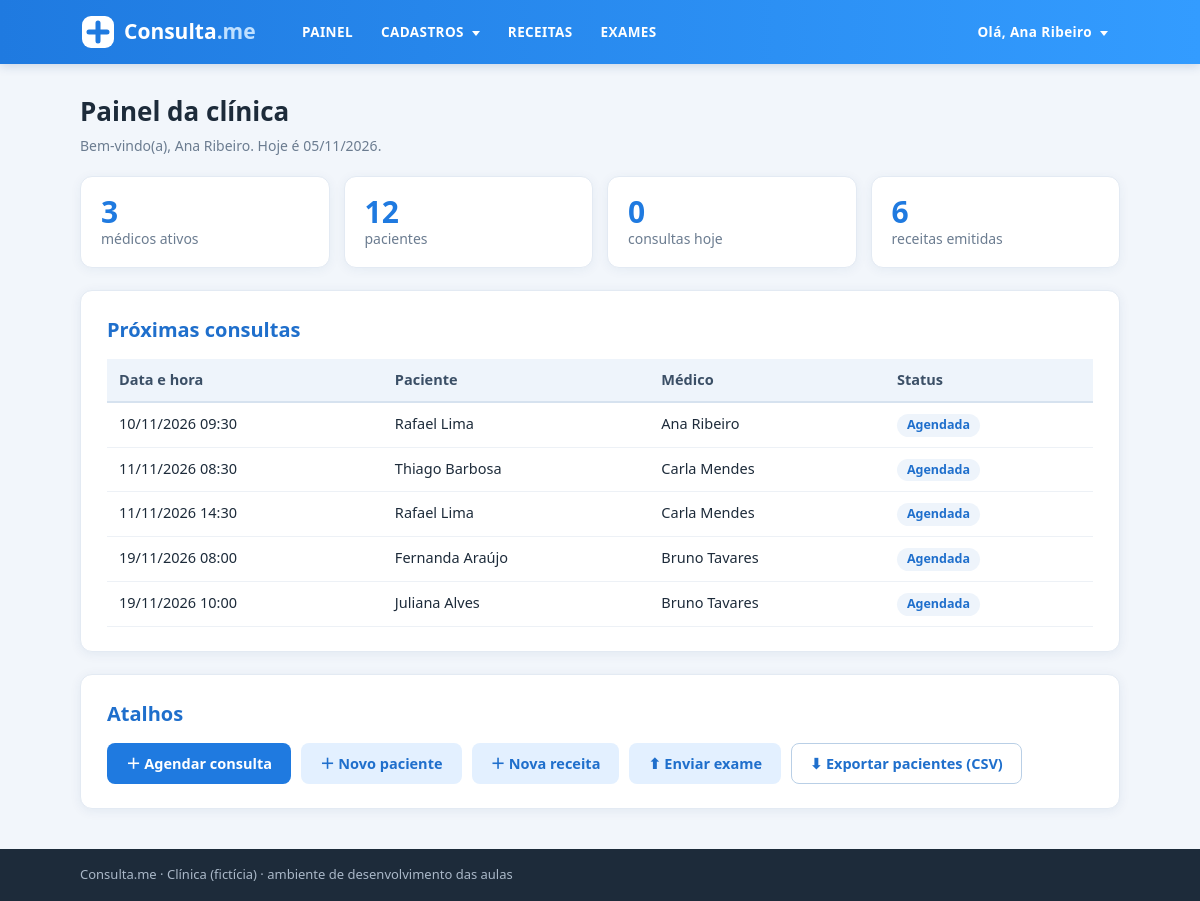
The page / (signed in) on the database its author committed.
### intranet/models.py (models this page shows, shortened)
class Consulta(models.Model):
    paciente_id = models.ForeignKey(Paciente, on_delete=models.CASCADE)
    medico_id = models.ForeignKey(Medico, on_delete=models.CASCADE)
    horario = models.DateTimeField(default=timezone.now)
    observacao = models.TextField(blank=True)   # anotações do atendimento
    status = models.CharField(
        default='A',
        max_length=1,
        choices=(
            ('A', 'Agendada'),
            ('X', 'Cancelada'),
            ('C', 'Confirmada'),
            ('R', 'Realizada')
        )
    )

class Paciente(models.Model):
    nome = models.CharField(max_length=50)
    sobrenome = models.CharField(max_length=50)
    email = models.EmailField()
    telefone = models.CharField(max_length=15)
    cpf = models.CharField(max_length=11)   # 11 dígitos, sem pontos e traço
    criacao_data = models.DateTimeField(default=timezone.now)
    mensagem = models.TextField(blank=True)
    ativo = models.BooleanField(default=True)
    imagem = models.ImageField(upload_to='img/%Y/%m', blank=True)
    def __str__(self):
        return f'{self.nome} {self.sobrenome}'

class Medico(models.Model):
    nome = models.CharField(max_length=30)
    sobrenome = models.CharField(max_length=30)
    email = models.EmailField()
    criacao_data = models.DateTimeField(default=timezone.now)
    telefone = models.CharField(max_length=15)
    crm = models.CharField(max_length=6)
    especialidade = models.CharField(max_length=20)
    ativo = models.BooleanField(default=True)
    mensagem = models.TextField(blank=True)
    imagem = models.ImageField(upload_to='img/%Y/%m', blank=True)
    usuario = models.OneToOneField(
        settings.AUTH_USER_MODEL,
        on_delete=models.SET_NULL,
        null=True, blank=True,
        related_name='medico',
    )
    def __str__(self):
        return f'{self.nome} {self.sobrenome}'

### intranet/views.py (the view)
# urls.py: path('', views.painel, name='painel'),
@login_required   # sem login → redireciona para LOGIN_URL (/login/)
def painel(request):
    hoje = timezone.localdate()
    contexto = {
        'total_medicos': Medico.objects.filter(ativo=True).count(),
        'total_pacientes': Paciente.objects.filter(ativo=True).count(),
        'consultas_hoje': Consulta.objects.filter(horario__date=hoje).count(),
        'total_receitas': Receita.objects.count(),
        'proximas': Consulta.objects.select_related('paciente_id', 'medico_id')
                                    .filter(horario__gte=timezone.now()).order_by('horario')[:5],
    }
    return render(request, 'intranet/painel.html', contexto)

### intranet/templates/intranet/painel.html (shortened to what this page needs)
{% extends 'intranet/base_logado.html' %}
{% block content %}
<main class="container">
  <h1 class="pagina-titulo">Painel da clínica</h1>
  <p class="muted">Bem-vindo(a), {{ request.user.get_full_name|default:request.user.username }}. Hoje é {% now "d/m/Y" %}.</p>
  <div class="indicadores">
    <a class="indicador" href="{% url 'intranet:medico-list' %}"><strong>{{ total_medicos }}</strong><span>médicos ativos</span></a>
    <a class="indicador" href="{% url 'intranet:paciente-list' %}"><strong>{{ total_pacientes }}</strong><span>pacientes</span></a>
    <a class="indicador" href="{% url 'intranet:consulta-list' %}"><strong>{{ consultas_hoje }}</strong><span>consultas hoje</span></a>
    <a class="indicador" href="{% url 'intranet:receita-list' %}"><strong>{{ total_receitas }}</strong><span>receitas emitidas</span></a>
  </div>
  <section class="card">
    <h2 class="title">Próximas consultas</h2>
    <table class="tabela">
      <thead><tr><th>Data e hora</th><th>Paciente</th><th>Médico</th><th>Status</th></tr></thead>
      <tbody>
        {% for consulta in proximas %}
        <tr>
          <td>{{ consulta.horario|date:"d/m/Y H:i" }}</td>
          <td>{{ consulta.paciente_id }}</td>
          <td>{{ consulta.medico_id }}</td>
          <td><span class="status status-{{ consulta.status }}">{{ consulta.get_status_display }}</span></td>
        </tr>
        {% empty %}
        <tr><td colspan="4">Nenhuma consulta agendada.</td></tr>
        {% endfor %}
      </tbody>
    </table>
  </section>
  <section class="card">
    <h2 class="title">Atalhos</h2>
    <div class="atalhos">
      <a class="btn btn-primary" href="{% url 'intranet:consulta-create' %}">＋ Agendar consulta</a>
      <a class="btn btn-tertiary" href="{% url 'intranet:paciente-create' %}">＋ Novo paciente</a>
      <a class="btn btn-tertiary" href="{% url 'intranet:receita-create' %}">＋ Nova receita</a>
      <a class="btn btn-tertiary" href="{% url 'intranet:exames' %}">⬆ Enviar exame</a>
      <a class="btn btn-secondary" href="{% url 'intranet:relatorio-pacientes' %}">⬇ Exportar pacientes (CSV)</a>
    </div>
  </section>
</main>
{% endblock %}

### intranet/templates/intranet/base_logado.html (shortened to what this page needs)
{% extends 'intranet/base.html' %}
{% load static %}
{% block header %}
<header class="header">
  <div class="container header-container">
    <a class="logo" href="{% url 'intranet:painel' %}">
      <img src="{% static 'intranet/assets/logo.svg' %}" alt="Consulta.me">
    </a>
    <nav class="main-nav">
      <ul class="nav-left">
        <li><a href="{% url 'intranet:painel' %}">PAINEL</a></li>
        <li class="dropdown">
          <a href="#">CADASTROS <i class="arrow-down"></i></a>
        </li>
        <li><a href="{% url 'intranet:receita-list' %}">RECEITAS</a></li>
        <li><a href="{% url 'intranet:exames' %}">EXAMES</a></li>
      </ul>
      <ul class="nav-right">
        <li class="dropdown">
          <a href="#">
            Olá, <span>{{ request.user.get_full_name|default:request.user.username }}</span> <i class="arrow-down"></i>
          </a>
        </li>
      </ul>
    </nav>
  </div>
</header>
{% endblock %}

### intranet/templates/intranet/base.html (shortened to what this page needs)
{% load static %}
<!DOCTYPE html>
<html lang="pt-br">
<head>
  <link rel="stylesheet" href="{% static 'intranet/style.css' %}">
</head>
<body>
  {% block header %}{% endblock %}
  {% block content %}{% endblock %}
  <footer class="footer">
    <div class="container">Consulta.me · Clínica (fictícia) · ambiente de desenvolvimento das aulas</div>
  </footer>
</body>
</html>

### intranet/static/intranet/style.css (style rules this page uses)
* { box-sizing: border-box; margin: 0; padding: 0; }
body { font-family: 'Segoe UI', Helvetica, Arial, sans-serif; background: #f2f6fb; color: #1d2b3a; line-height: 1.5; min-height: 100vh; display: flex; flex-direction: column; }
a { color: #1f7ae0; text-decoration: none; }
.container { width: 100%; max-width: 1080px; margin: 0 auto; padding: 0 20px; }
main.container { flex: 1; padding-top: 28px; padding-bottom: 40px; }
.muted { color: #6b7c90; font-size: 14px; }
.header { background: #339cff; background: linear-gradient(90deg, #1f7ae0, #339cff); box-shadow: 0 2px 10px rgba(20, 60, 120, .18); }
.header-container { display: flex; align-items: center; justify-content: space-between; min-height: 64px; gap: 20px; }
.logo img { display: block; height: 40px; }
.main-nav { display: flex; align-items: center; justify-content: space-between; flex: 1; gap: 20px; }
.main-nav ul { list-style: none; display: flex; align-items: center; gap: 4px; }
.main-nav > ul > li > a { display: block; padding: 20px 12px; color: #fff; font-weight: 600; font-size: 13.5px; letter-spacing: .03em; }
.arrow-down { display: inline-block; width: 0; height: 0; margin-left: 4px; vertical-align: middle; border-left: 4px solid transparent; border-right: 4px solid transparent; border-top: 5px solid #fff; }
.header .dropdown { position: relative; }
.pagina-titulo { font-size: 26px; margin-bottom: 4px; }
.card { background: #fff; border-radius: 12px; padding: 24px 26px; margin-top: 22px; box-shadow: 0 2px 12px rgba(20, 60, 120, .07); border: 1px solid #e3eaf3; }
.title { font-size: 20px; color: #1f6fcc; margin-bottom: 14px; }
.indicadores { display: grid; grid-template-columns: repeat(auto-fit, minmax(180px, 1fr)); gap: 14px; margin-top: 20px; }
.indicador { background: #fff; border: 1px solid #e3eaf3; border-radius: 12px; padding: 18px 20px; display: flex; flex-direction: column; color: #1d2b3a; box-shadow: 0 2px 12px rgba(20, 60, 120, .06); }
.indicador strong { font-size: 30px; color: #1f7ae0; line-height: 1.1; }
.indicador span { color: #6b7c90; font-size: 14px; }
.atalhos { display: flex; flex-wrap: wrap; gap: 10px; }
.tabela { width: 100%; border-collapse: collapse; font-size: 14.5px; }
.tabela th { text-align: left; background: #eef4fb; color: #3b4f66; font-weight: 600; padding: 10px 12px; border-bottom: 2px solid #d6e2ef; }
.tabela td { padding: 10px 12px; border-bottom: 1px solid #edf1f6; vertical-align: top; }
.status { display: inline-block; padding: 2px 10px; border-radius: 999px; font-size: 12.5px; font-weight: 600; background: #eef4fb; color: #1f6fcc; }
.btn { display: inline-block; padding: 9px 18px; border-radius: 8px; border: 1px solid transparent; font-size: 14.5px; font-weight: 600; cursor: pointer; font-family: inherit; text-align: center; }
.btn-primary { background: #1f7ae0; color: #fff; }
.btn-secondary { background: #fff; color: #1f6fcc; border-color: #b9cfe6; }
.btn-tertiary { background: #e3f0ff; color: #1f6fcc; }
.footer { background: #1d2b3a; color: #aab8c8; font-size: 13px; padding: 16px 0; margin-top: auto; }

### rows shown on the page
Consulta: horario "10/11/2026 09:30", paciente_id "Rafael Lima", medico_id "Ana Ribeiro", status "Agendada"
Consulta: horario "11/11/2026 08:30", paciente_id "Thiago Barbosa", medico_id "Carla Mendes", status "Agendada"
Consulta: horario "11/11/2026 14:30", paciente_id "Rafael Lima", medico_id "Carla Mendes", status "Agendada"
Consulta: horario "19/11/2026 08:00", paciente_id "Fernanda Araújo", medico_id "Bruno Tavares", status "Agendada"
Consulta: horario "19/11/2026 10:00", paciente_id "Juliana Alves", medico_id "Bruno Tavares", status "Agendada"

### other values the page prints
{{ request.user.get_full_name|default:request.user.username }} "Ana Ribeiro"
{{ total_medicos }} "3"
{{ total_pacientes }} "12"
{{ consultas_hoje }} "0"
{{ total_receitas }} "6"
